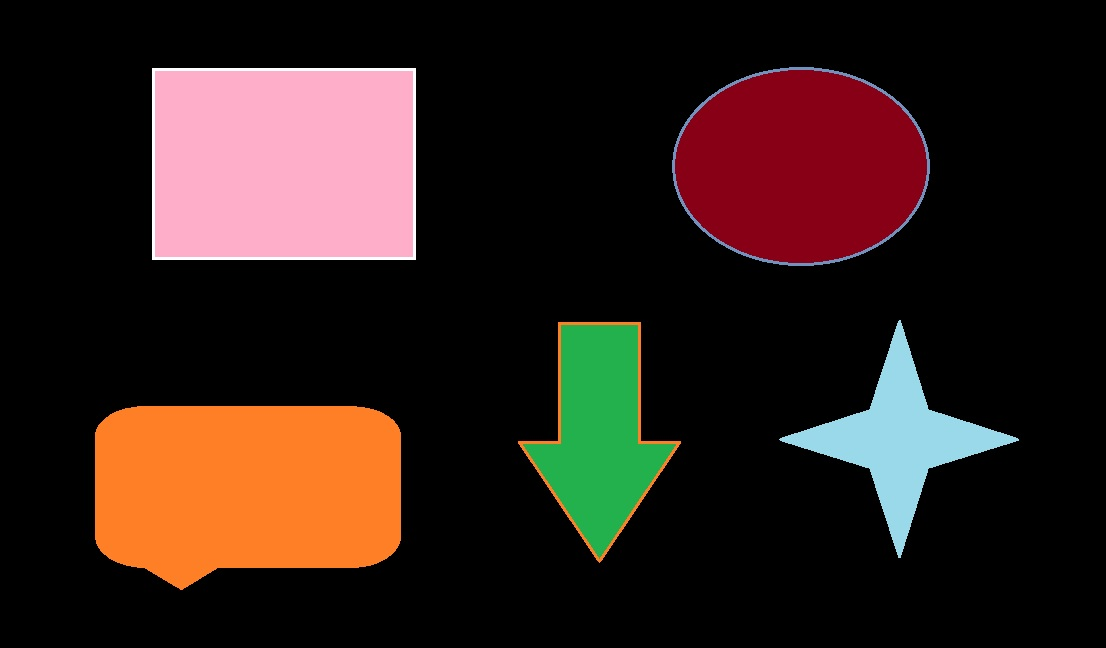
#> input picture Shape_counter/try.jpg, 1106 x 648 px
$ python shape_counter.py --input try.jpg --output out.png
#> lines starting #> are read from the running program, lines starting #| are printed output that depends on the picture; after the words box and inside, x2 and y2 are one past the last pixel; in counts of white or black regions, pixels touching at a corner belong together
#import the necessary packages
import argparse
import imutils
import cv2

#construct the argument parser and parse the arguments
ap = argparse.ArgumentParser()
ap.add_argument("-i", "--input", required=True, help = "path to input image")
ap.add_argument("-o", "--output", required=True, help="path to output image")
args = vars(ap.parse_args())

#load the input image from the disk
image = cv2.imread(args["input"])
#> image is the input picture: shape (648, 1106, 3); mean B, G, R 25.7, 31, 47.7

#convert the image to grayscale, blur it, and threshold it
gray = cv2.cvtColor(image, cv2.COLOR_BGR2GRAY)
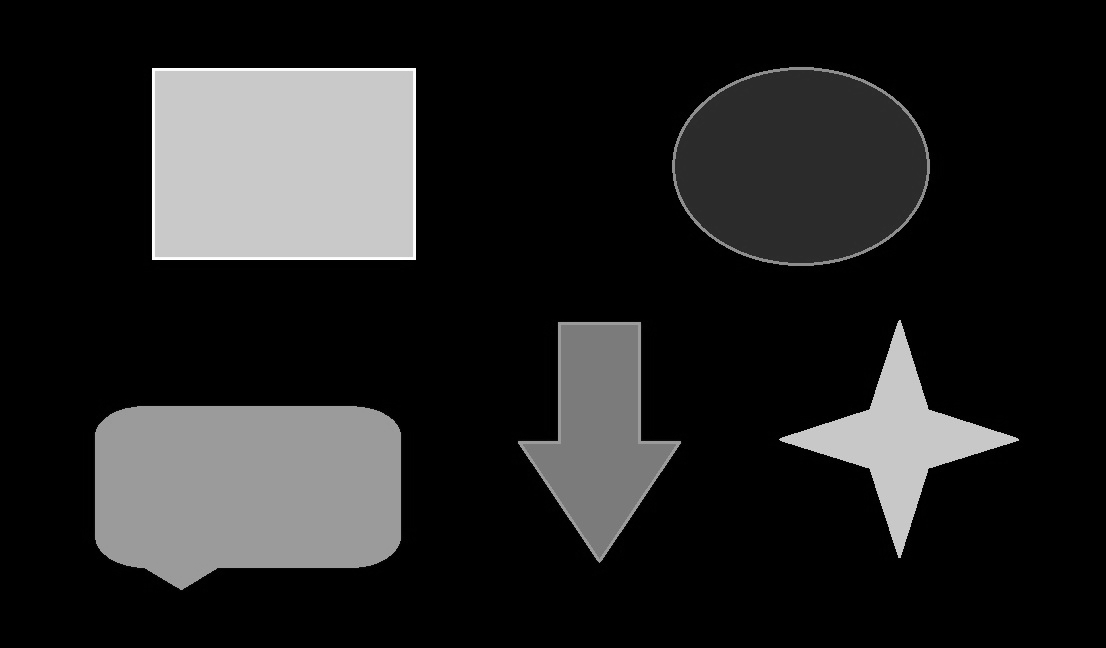
#> gray: shape (648, 1106); min 0, max 255, mean 35.4
blurred = cv2.GaussianBlur(gray, (5,5), 0)
thresh = cv2.threshold(blurred, 60, 255, cv2.THRESH_BINARY)[1]
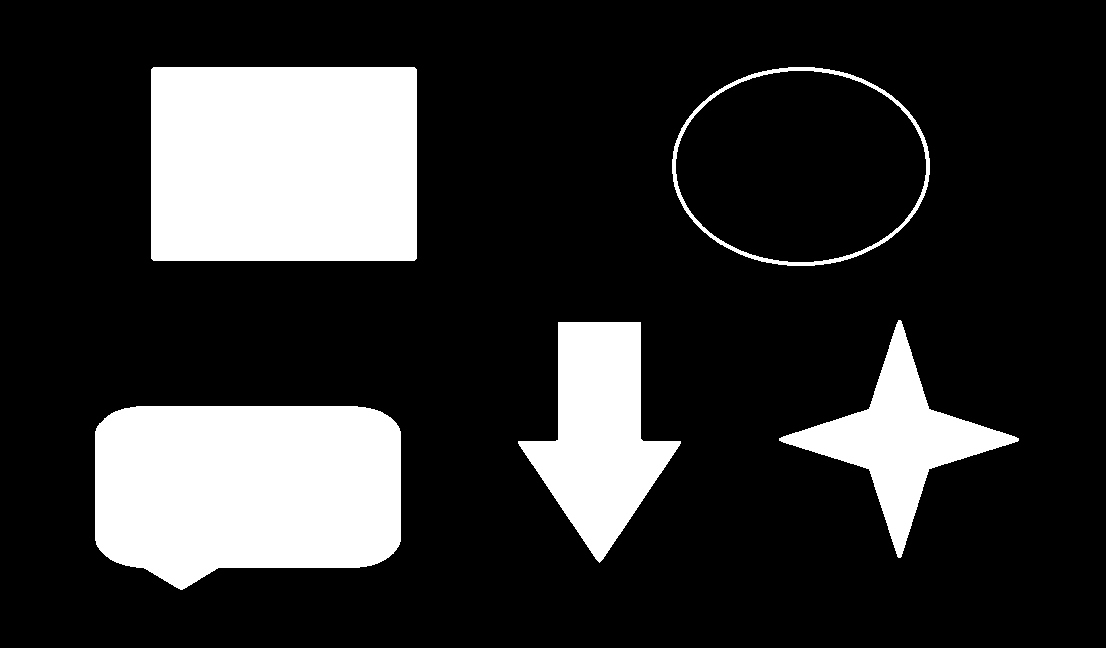
#> thresh: shape (648, 1106); 19.4% white; 5 white regions

#extract contours from the image
cnts = cv2.findContours(thresh.copy(), cv2.RETR_EXTERNAL, cv2.CHAIN_APPROX_SIMPLE)
#> cnts = 5 contours; box (x1, y1, x2, y2) and area: (151, 67, 417, 261) 51137, (95, 406, 401, 590) 48714, (672, 67, 930, 266) 40078, (518, 322, 681, 563) 19840, (779, 320, 1019, 558) 14697
cnts = imutils.grab_contours(cnts)

#loop over the contours and draw them on the input image
for c in cnts:
	cv2.drawContours(image, [c], -1, (0, 0, 255), 2)
#> this loop made 5 passes
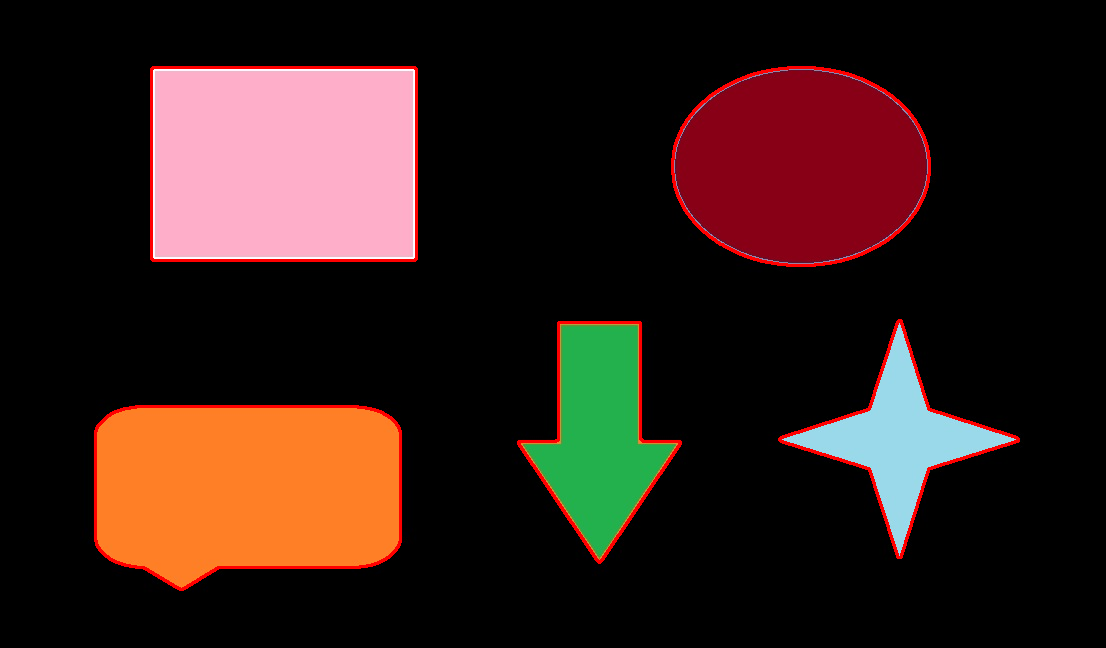
#> image: shape (648, 1106, 3); 1.8% of pixels changed, all inside (x1, y1, x2, y2) = (94, 66, 1020, 591)

# display the total number of shapes on the image
text = "I have found {} total shapes".format(len(cnts))
#> text = 'I have found 5 total shapes'
cv2.putText(image, text, (10, 20), cv2.FONT_HERSHEY_SIMPLEX, 0.5, (0, 0, 255), 2)
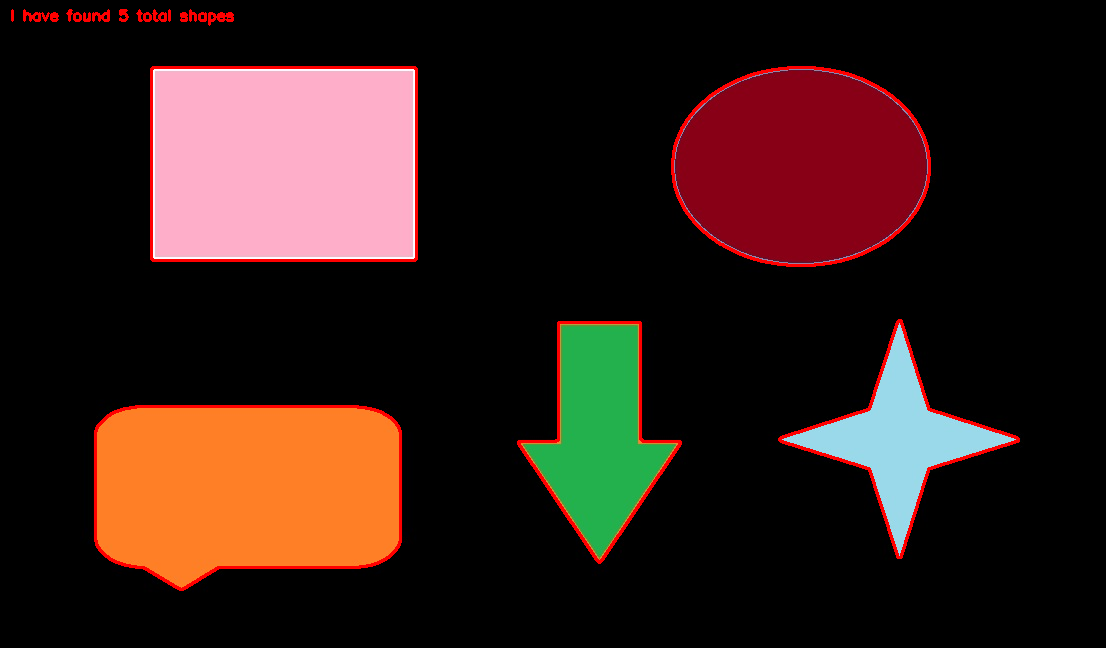
#> image: shape (648, 1106, 3); 0.19% of pixels changed, all inside (x1, y1, x2, y2) = (11, 9, 234, 26)

#write the output image to disk
cv2.imwrite(args["output"], image)
